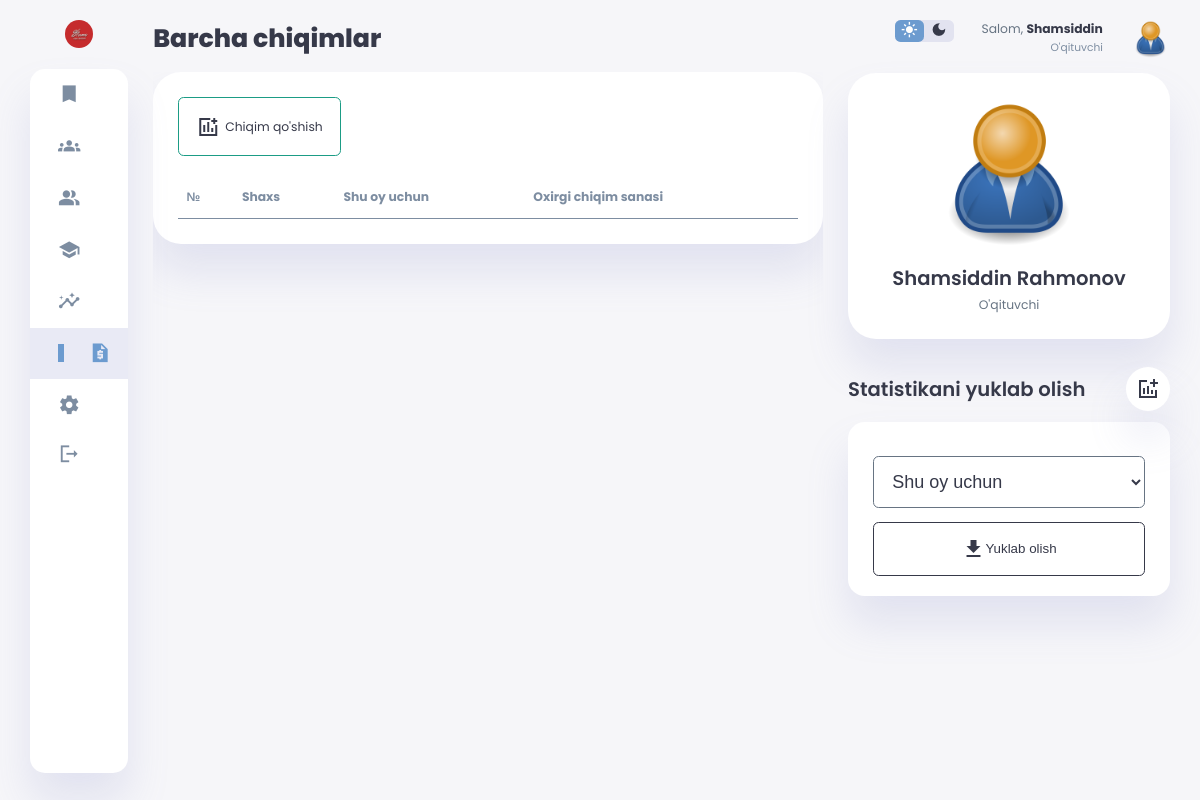
Page /expenses/ (signed in) on the committed database.
### app_users/models.py (models this page shows, shortened)
class User(AbstractUser):
    first_name = models.CharField(max_length=200, verbose_name="Ism")
    last_name = models.CharField(max_length=200, verbose_name="Familiya")
    email = models.EmailField(
        max_length=200, verbose_name="E-mail manzil", unique=True)
    job = models.CharField(
        max_length=200, default="O'qituvchi", blank=True, null=True)
    profile_picture = models.ImageField(upload_to='thedevu101-admin-media/profile-pictures/',
                                        null=True,
                                        blank=True,
                                        default='profile-pictures/user-default.png', verbose_name="Profil rasmi")
    created = models.DateTimeField(auto_now_add=True)
    updated = models.DateTimeField(auto_now=True)
    id = models.UUIDField(default=uuid.uuid4, editable=False,
                          primary_key=True, unique=True)
    REQUIRED_FIELDS = ['first_name', 'last_name', 'email']
    @property
    def full_name(self):
        return f"{self.first_name} {self.last_name}"
    class Meta:
        unique_together = [
            ['first_name', 'last_name']
        ]

### app_main/views.py (the view)
# urls.py: path('expenses/', views.ExpenseList.as_view(), name='expenses'),
class ExpenseList(LoginRequiredMixin, ListView):
    template_name = "app_main/expenses.html"
    context_object_name = "expenses_list"
    extra_context = {
        "title": "Chiqimlar ro'yxati",
        "title_for_superuser": "Chiqim olganlar ro'yxati",
        "expenses": True
    }
    def get_queryset(self):
        expenses = Expense.objects.filter(created__year=date.today().year, created__month=date.today().month).order_by(
            "-created")
        if not self.request.user.is_superuser:
            return expenses.filter(owner=self.request.user)
        return expenses
    def get_context_data(self, **kwargs):
        context = super().get_context_data(**kwargs)
        context['teachers_with_expenses'] = User.objects.annotate(
            total_expenses_amount=Sum(
                'expense__amount',
                filter=Q(expense__created__month=date.today().month,
                         expense__created__year=date.today().year)
            ),
            total_expenses_count=Count(
                'expense',
                filter=Q(expense__created__month=date.today().month,
                         expense__created__year=date.today().year)
            )
        ).filter(total_expenses_amount__gt=0).order_by('first_name', '-created')
        return context

### app_main/templates/app_main/expenses.html (shortened to what this page needs)
{% extends 'base.html' %}
{% block content %}
{% load humanize %}
{% include 'components/_navbar.html' %}
<main>
    <h1>Barcha chiqimlar</h1>
    <div class="card-wrapper">
        <div class="card">
            <a class="button add-button" href="{% url 'add_expense' %}" style='display: flex; align-items: center; width: max-content; gap: 5px;'>
                <span class="material-icons-sharp">
                </span>
                Chiqim qo'shish
            </a>
            {% if request.user.is_superuser %}
            <table class="expenses-table">
                <thead>
                    <th>№</th>
                    <th>Shaxs</th>
                    <th>Shu oy uchun</th>
                    <th>Oxirgi chiqim sanasi</th>
                </thead>
            </table>
            {% endif %}
        </div>
    </div>
</main>
{% include 'components/_right_block.html' %}
{% endblock content %}

### templates/components/_right_block.html (shortened to what this page needs)
{% load static %}
<div class="right-section">
    <div class="nav">
        <div class="dark-mode">
            <span class="material-icons-sharp">
            </span>
            <span class="material-icons-sharp">
            </span>
        </div>
        <div class="profile">
            <div class="info">
		    <p>Salom, <b>{{ request.user.first_name }}</b></p>
                <small class="text-muted">{{ request.user.job }}</small>
            </div>
            <div class="profile-photo">
                <img src="{{ request.user.profile_picture.url }}" alt="{{ request.user.full_name }}"
                    title="{{ request.user.full_name }}">
            </div>
        </div>
    </div>
    <div class="user-profile">
        <div class="logo" style="display: flex; flex-direction: column; align-items: center;">
            {% if not request.user.profile_picture %}
            <img src="{% static 'profile-pictures/user-default.png' %}" title="{{ request.user.full_name }}">
            {% else %}
            <img src="{{ request.user.profile_picture.url }}" alt="{{ request.user.full_name }}"
                title="{{ request.user.full_name }}">
            {% endif %}
            <h2>{{ request.user.full_name }}</h2>
            <p>{{ request.user.job }}</p>
        </div>
    </div>
    {% if request.user.is_superuser %}
    <div class="reminders">
        <div class="header">
            <h2>Statistikani yuklab olish</h2>
            <span class="material-icons-sharp">
            </span>
        </div>
        <div class="notification">
            <form action="{% url 'download_stats' %}" method="post">
                <select name="month">
                    <option value="current">Shu oy uchun</option>
                </select>
                <br>
                <button type="submit" class="button">
                    <span class="material-icons-sharp">
                    </span>
                    Yuklab olish
                </button>
            </form>
        </div>
    </div>
    {% endif %}
</div>

### rows in the picture
User: user.first_name "Shamsiddin", user.job "O'qituvchi", user.profile_picture (placeholder picture), user.full_name "Shamsiddin Rahmonov"
